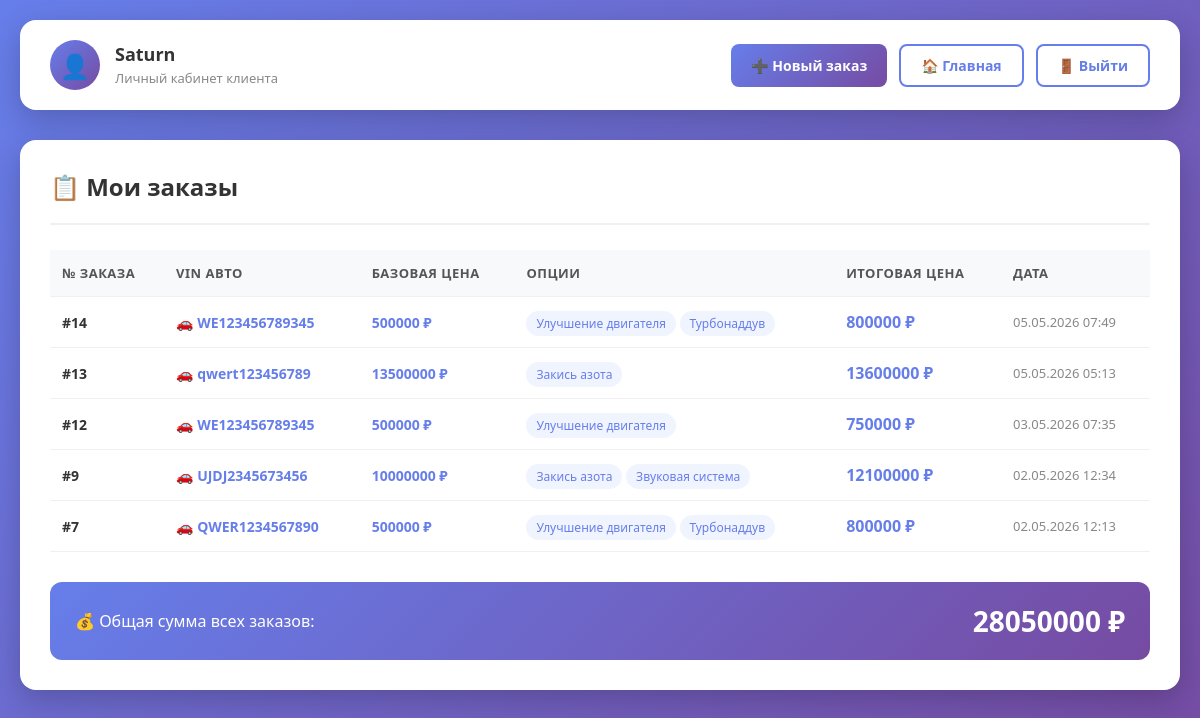
/user-page/ (signed in), run on an earlier commit of the app's database.
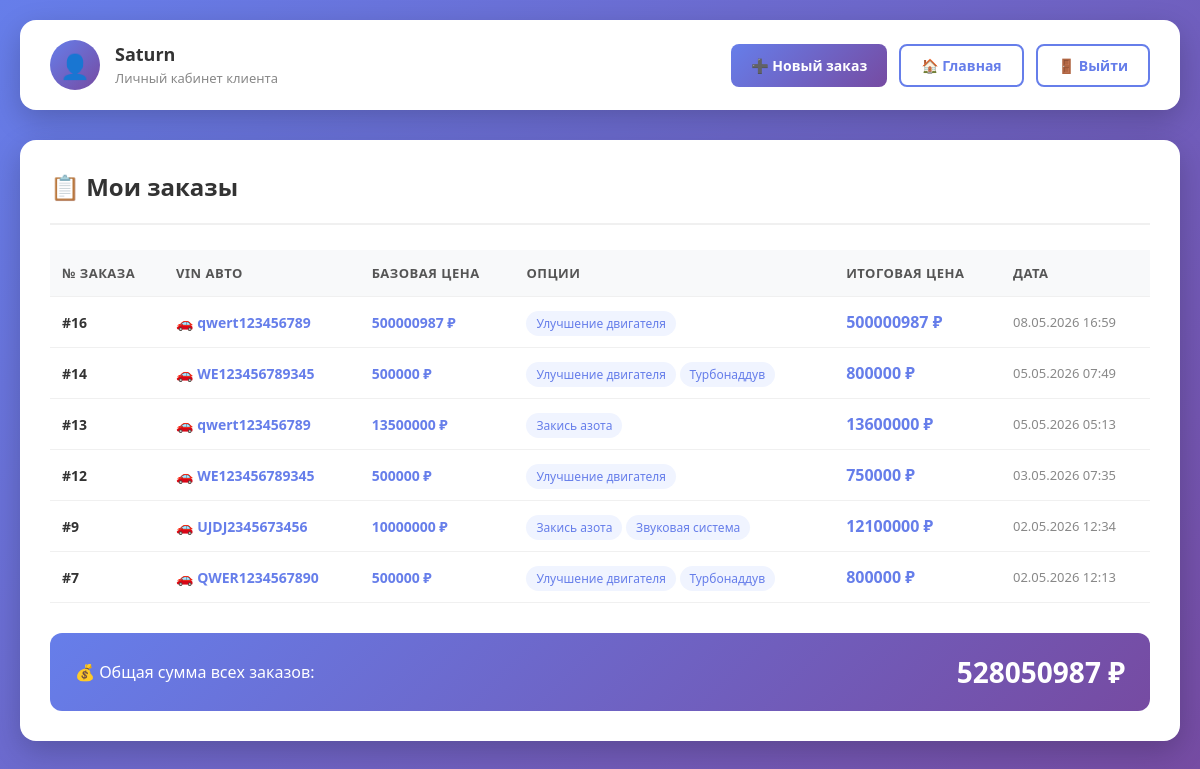
And on a later commit of the database.
### tuning/models.py (models this page shows, shortened)
class Order(models.Model):
    user = models.ForeignKey(
        User,
        on_delete=models.CASCADE,
        related_name='orders'
    )
    car = models.ForeignKey(
        Car,
        on_delete=models.PROTECT,
        related_name='orders'
    )
    base_price = models.PositiveIntegerField()
    tuning_options = models.JSONField()
    total_price = models.PositiveIntegerField()
    created_at = models.DateTimeField(auto_now_add=True)

class Car(models.Model):
    vin_id = models.CharField(
        max_length=20,
        primary_key=True,
        unique=True,
        editable=False
    )
    base_price = models.IntegerField(default=500000)
    description = models.CharField(max_length=255, default='базовая комплектация')

### tuning/decorators.py (the view)
    def _wrapped_view(request, *args, **kwargs):
        if request.user.is_authenticated and not request.user.is_superuser:
            return view_func(request, *args, **kwargs)
        messages.error(request, 'У вас нет прав доступа к этой странице')
        return redirect('home')

### tuning/adapters/django_order_repository.py (called while the page is built)
    def get_by_user(self, user_id):
        orders = Order.objects.filter(user_id=user_id).order_by('-created_at')
        return [
            OrderEntity(
                order_id=o.id,
                user_id=o.user.id,
                username=o.user.username,  # ← добавить
                vin_id=o.car.vin_id,
                base_price=o.base_price,
                tuning_options=o.tuning_options,
                total_price=o.total_price,
                created_at=o.created_at
            ) for o in orders
        ]

### tuning/use_cases/get_user_orders.py (called while the page is built)
    def execute(self, user_id) -> list:
        return self.order_repo.get_by_user(user_id)

### tuning/views.py (called while the page is built)
@user_required
def user_page(request):
    use_case = GetUserOrdersUseCase(order_repository=DjangoOrderRepository())
    orders = use_case.execute(user_id=request.user.id)
    total_sum = sum(order.total_price for order in orders)
    return render(request, 'user_page.html', {
        'orders': orders,
        'user': request.user,
        'total_sum': total_sum
    })

### tuning/templates/user_page.html (shortened to what this page needs)
<!DOCTYPE html>
<html lang="ru">
<head>
</head>
<body>
    <div class="header">
        <div class="user-info">
            <div class="user-avatar">👤</div>
            <div class="user-details">
                <h3>{{ user.username }}</h3>
                <span>Личный кабинет клиента</span>
            </div>
        </div>
        <div class="nav-actions">
            <a href="{% url 'create_order' %}" class="btn btn-primary">
                ➕ Новый заказ
            </a>
            <a href="{% url 'home' %}" class="btn btn-outline">
                🏠 Главная
            </a>
            <a href="{% url 'logout' %}" class="btn btn-outline">
                🚪 Выйти
            </a>
        </div>
    </div>
    <div class="container">
        <div class="content-card">
            <div class="card-header">
                <h2>📋 Мои заказы</h2>
            </div>
            {% if orders %}
            <table>
                <thead>
                    <tr>
                        <th>№ заказа</th>
                        <th>VIN авто</th>
                        <th>Базовая цена</th>
                        <th>Опции</th>
                        <th>Итоговая цена</th>
                        <th>Дата</th>
                    </tr>
                </thead>
                <tbody>
                    {% for order in orders %}
                    <tr>
                        <td><strong>#{{ order.order_id }}</strong></td>
                        <td>
                            <span class="vin-link">🚗 {{ order.vin_id }}</span>
                        </td>
                        <td class="price">{{ order.base_price|floatformat:0 }} ₽</td>
                        <td>
                            {% if order.tuning_options %}
                                {% for opt in order.tuning_options %}
                                <span class="options-badge">{{ opt }}</span>{% if not forloop.last %} {% endif %}
                                {% endfor %}
                            {% else %}
                                <span class="empty-label">Без опций</span>
                            {% endif %}
                        </td>
                        <td class="price" style="font-size: 16px;">{{ order.total_price|floatformat:0 }} ₽</td>
                        <td class="date">{{ order.created_at|date:"d.m.Y H:i" }}</td>
                    </tr>
                    {% endfor %}
                </tbody>
            </table>
            <div class="total-summary">
                <span class="total-label">💰 Общая сумма всех заказов:</span>
                <span class="total-amount">{{ total_sum|floatformat:0 }} ₽</span>
            </div>
            {% endif %}
        </div>
    </div>
</body>
</html>

What changed in the data, as far as the page shows it:
added Order: order_id "16", vin_id "qwert123456789", base_price "500000987", tuning_options "Улучшение двигателя", total_price "500000987", created_at "08.05.2026 16:59"
Also different on the page:
{{ total_sum|floatformat:0 }}: "28050000" → "528050987"
